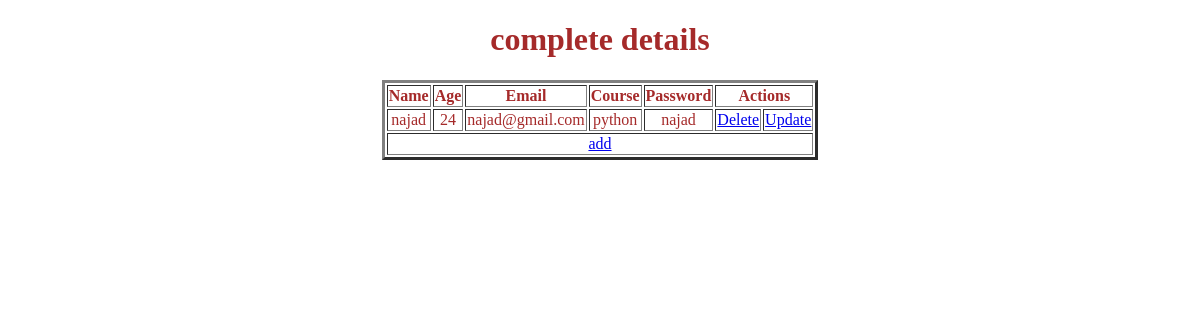
The app's page /fetch_data1/, older data.
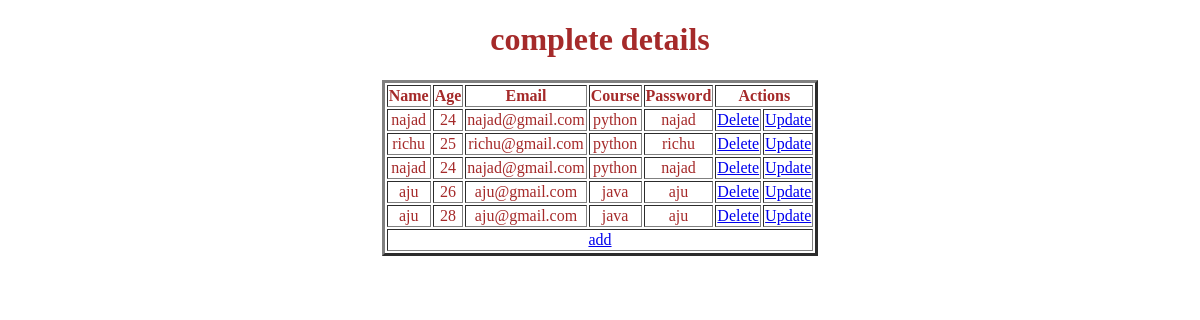
The same page, newer data.
### myapp/models.py (models this page shows, shortened)
class Student(models.Model) :
    name = models.CharField(max_length=100)
    age = models.IntegerField()
    age = models.IntegerField()
    email = models.EmailField()
    course = models.CharField(max_length=100)
    password = models.CharField(max_length=100)
    class Meta :
        db_table = "student"

### myapp/views.py (the view)
# urls.py: path( 'fetch_data1/',views.fetch_data1 , name="fetch"),
def fetch_data1(request) :
    s=Student.objects.all()
    return render(request , "fetch_data1.html" , {"data": s})

### myapp/templates/fetch_data1.html (shortened to what this page needs)
<!DOCTYPE html>
<html lang="en">
<head>
</head>
<body style="color: brown; text-align: center;">
    <h1>complete details</h1>
    <table border="3" align="center">
        <th>Name</th>
        <th>Age</th>
        <th>Email</th>
        <th>Course</th>
        <th>Password</th>
        <th colspan="2">Actions</th>
        {% for i in data %}
        <tr>
            <td>{{i.name}}</td>
            <td>{{i.age}}</td>
            <td>{{i.email}}</td>
            <td>{{i.course}}</td>
            <td>{{i.password}}</td>
            <td><a href="/delete_data1/{{i.id}}">Delete</a></td>
            <td><a href="{% url 'update1' i.id %}">Update</a></td>
        </tr>
        {% endfor %}
        <tr>
            <td colspan="7"><a href="/add_data/">add</a></td>
        </tr>
    </table>
</body>
</html>

Row changes from the older to the newer data that the page shows:
added Student: name "richu", age "25", email "richu@gmail.com", course "python", password "richu"
added Student: name "najad", age "24", email "najad@gmail.com", course "python", password "najad"
added Student: name "aju", age "26", email "aju@gmail.com", course "java", password "aju"
added Student: name "aju", age "28", email "aju@gmail.com", course "java", password "aju"
